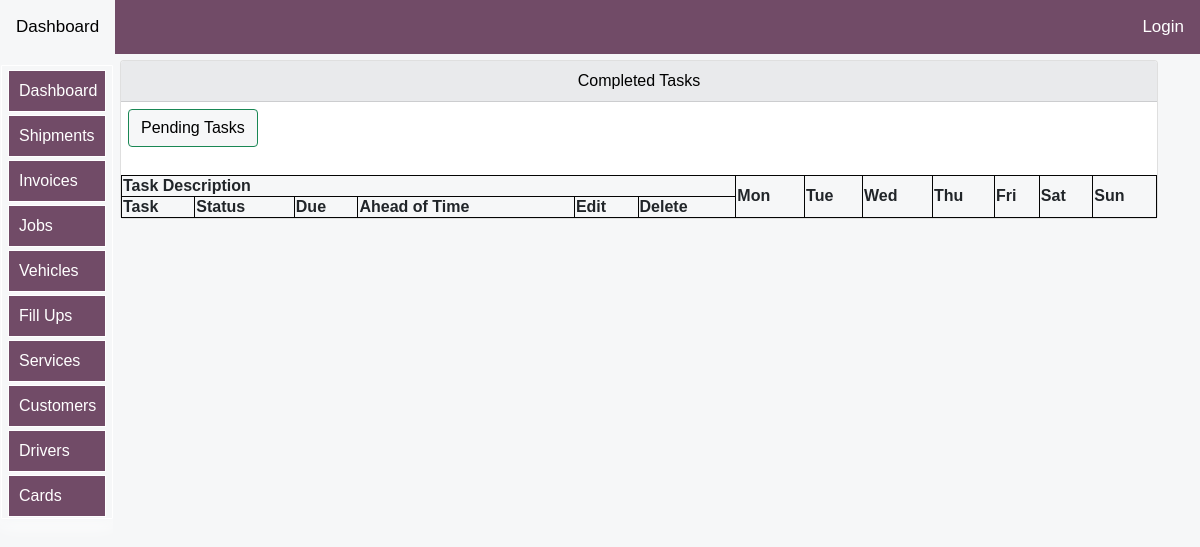
/todoapp/completed-tasks, run on an earlier commit of the app's database.
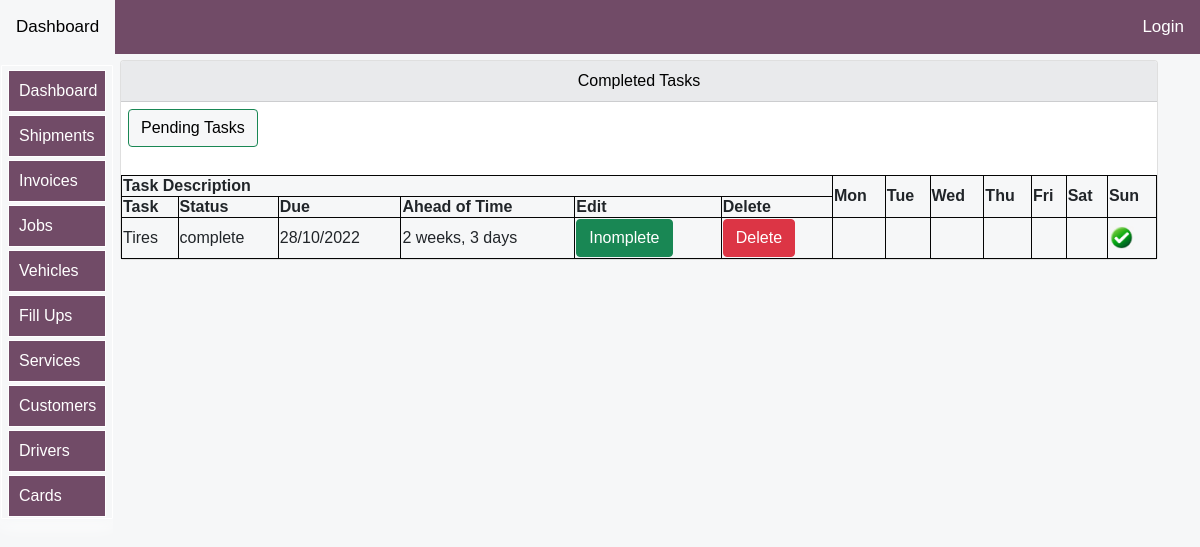
And on a later commit of the database.
### todoapp/models.py (models this page shows, shortened)
class TasksModel(models.Model):
    task_status = [
    ('complete', 'complete'),
    ('incomplete', 'incomplete'),
    ]
    day = [
    ('Monday', 'Monday'),
    ('Tuesday', 'Tuesday'),
    ('Wednesday', 'Wednesday'),
    ('Thursday', 'Thursday'),
    ('Friday', 'Friday'),
    ('Saturday', 'Saturday'),
    ('Sunday', 'Sunday'),
    ]
    task = models.CharField(max_length=20,blank=False)
    status = models.CharField(max_length=10,choices=task_status,default='incomplete')
    createDate=models.DateTimeField(auto_now_add=True)
    dueDate=models.DateTimeField(auto_now_add=False,auto_now=False,blank=True,null=True)
    taskDay = models.CharField(max_length=10,choices=day,default='Monday')
    assignedto=models.ForeignKey(AlwenDriversModel,on_delete=models.SET_NULL,blank=True,null=True,related_name="taskassignrelname")

### todoapp/views.py (the view)
# urls.py: path('completed-tasks', views.completedTasksList, name="completedTasksList"),
def completedTasksList(request):
    title="Completed Tasks"
    form =AddTasksForm(request.POST or None)
    tasks=TasksModel.objects.filter(status="incomplete")
    completed_tasks=TasksModel.objects.filter(status="complete")
    if form.is_valid():
        form.save()
        messages.success(request, 'Task added successfully')
        form=AddTasksForm()#this clears out the form after adding the product
    context = {
        "form":form,
        "tasks":tasks,
        "title":title,
        "completed_tasks":completed_tasks,
    }
    return render(request,'todoapp/completed-tasks.html',context)

### todoapp/templates/todoapp/completed-tasks.html (shortened to what this page needs)
{% extends 'bases/base.html'%}
{% load static %}
{% load humanize %}
{% load crispy_forms_tags %}
{% block style %}
<link href="{% static 'css/bootstrap.min.css' %}" rel="stylesheet">
<link rel="stylesheet" href="https://use.fontawesome.com/releases/v5.15.2/css/all.css"
>
   {%endblock%}
   {% block body %}
<div class="container">
    <div class="row mt-12">
        <div class="col-md-12">
            <div class="card">
                <div id="allif-section-headers" class="card-header ">
                   Completed Tasks
            </div>
              <div >
            <a href="{% url 'todoapp:to-do-list' %}">
              <button id="allif-link-buttons" type="button" class="btn btn-success mybuttonlinks" >
                Pending Tasks
              </button>
            </a>
            </div>
              <table>
                <tr>
                  <th colspan="6">Task Description</th>
                  <th rowspan="2">Mon</th>
                  <th rowspan="2">Tue</th>
                  <th rowspan="2">Wed</th>
                  <th rowspan="2">Thu</th>
                  <th rowspan="2"  >Fri</th>
                  <th rowspan="2">Sat</th>
                  <th rowspan="2">Sun</th>
                </tr>
                <br>
                <tr>
                  <th scope="col">Task</th>
                  <th scope="col">Status</th>
                  <th scope="col">Due</th>
                  <th scope="col">Ahead of Time</th>
                  <th scope="col">Edit</th>
                  <th scope="col">Delete</th>
                {% for task in completed_tasks %}
                <tr>
                  <td>{{task.task}}</td>
                  <td>{{task.status}}</td>
                  <td>{{task.dueDate|date:'d/m/Y'}}</td>
                  <td>{{task.dueDate|timeuntil}}</td>
          <td> <a href="{% url 'todoapp:markTaskComplete' task.id %}" data-toggle="tooltip" title="Delete this record">
            <button class="btn btn-success">Inomplete</button></a></td>
          <td> <a href="{% url 'todoapp:delete_task' task.id %}" data-toggle="tooltip" title="Delete this record">
            <button class="btn btn-danger">Delete</button></a></td>
          {% if task.taskDay == 'Monday' %}
          <td>
            {% if task.status == 'complete' %}
            <img src="{% static 'img/task.png' %}" width="25">
          {% else %}
          <img src="{% static 'img/pending.png' %}" width="25">
          {% endif %}
          </td>
          <td></td>
          <td></td>
          <td></td>
          <td></td>
          <td></td>
          <td></td>
          {% elif task.taskDay == 'Sunday' %}
          <td></td>
          <td></td>
          <td></td>
          <td></td>
          <td></td>
          <td></td>
          <td>{% if task.status == 'complete' %}
            <img src="{% static 'img/task.png' %}" width="25">
          {% else %}
          <img src="{% static 'img/pending.png' %}" width="25">
          {% endif %}</td>
          {% endif %}
                </tr>
               {% endfor %}
              </table>
              </div>
        </div>
      </div>
</div>
   {% endblock %}

What changed in the data, as far as the page shows it:
added TasksModel: task "Tires", status "complete", dueDate "28/10/2022", dueDate "2 weeks, 3 days"
